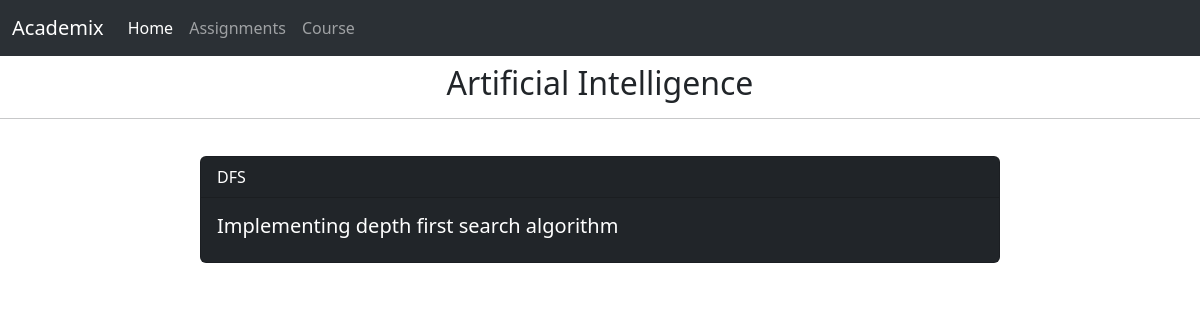
The page /student/course/detail/3/ on the database its author committed.
### teacher_app/models.py (models this page shows)
class Course(models.Model):
    creator = models.ForeignKey(Teacher, on_delete=models.CASCADE)
    students = models.ManyToManyField(Student, blank=True)
    course_title = models.CharField(max_length=200)
    course_code = models.CharField(max_length=20, null=True, blank=True)
    course_description = models.TextField(max_length=200)

class Assignmet(models.Model):
    course = models.ForeignKey(Course, on_delete=models.CASCADE)
    title = models.CharField(max_length=100, blank=True, null=True)
    description = models.TextField(max_length=500, blank=True, null=True)

### student_app/views.py (the view)
# urls.py: path('course/detail/<int:pk>/', course_detail, name='course_detail'),
def course_detail(request, pk):
    course = Course.objects.get(id=pk)
    assignments = Assignmet.objects.filter(course = course)
    print(course, assignments)
    context = {
        'course' : course,
        'assignments' : assignments,
    }
    return render(request, 'student_app/course_detail.html', context)

### student_app/templates/student_app/course_detail.html (shortened to what this page needs)
<!DOCTYPE html>
<html lang="en">
  <head>
    <link
      href="https://cdn.jsdelivr.net/npm/bootstrap@5.3.2/dist/css/bootstrap.min.css"
      rel="stylesheet"
    />
  </head>
  <body>
    <nav class="navbar navbar-expand-lg bg-body-tertiary" data-bs-theme="dark">
      <div class="container-fluid">
        <a class="navbar-brand" href={% url 'home' %}>Academix</a>
        <div class="collapse navbar-collapse" id="navbarNav">
          <ul class="navbar-nav">
            <li class="nav-item">
              <a class="nav-link active" aria-current="page" href="#">Home</a>
            </li>
            <li class="nav-item">
              <a class="nav-link" href="#">Assignments</a>
            </li>
            <li class="nav-item">
              <a class="nav-link" href="#">Course</a>
            </li>
          </ul>
        </div>
      </div>
    </nav>
    <div
      class="fixed-top text-center py-2"
      style="margin-top: 56px"
    >
      <h2>{{course.course_title}}</h2> <hr>
    </div>
    <div class="container" style="margin-top: 100px; display: flex; flex-wrap: wrap; justify-content: center; align-items: center;">
      {% for assignment in assignments %}
      <a href={% url 'submission' assignment.id %}>
      <div class="card text-bg-dark mb-3" style="width: 50rem;">
        <div class="card-header">{{assignment.title}}</div>
        <div class="card-body">
          <h5 class="card-title">{{assignment.description}}</h5>
        </div>
      </div>
    </a>
      {% endfor %}
    </div>
  </body>
</html>

### student_app/templates/student_app/course_detail.html (style rules this page uses)
a { text-decoration: none; color: inherit; }

### rows shown on the page
Course: course_title "Artificial Intelligence"
Assignmet: title "DFS", description "Implementing depth first search algorithm"
